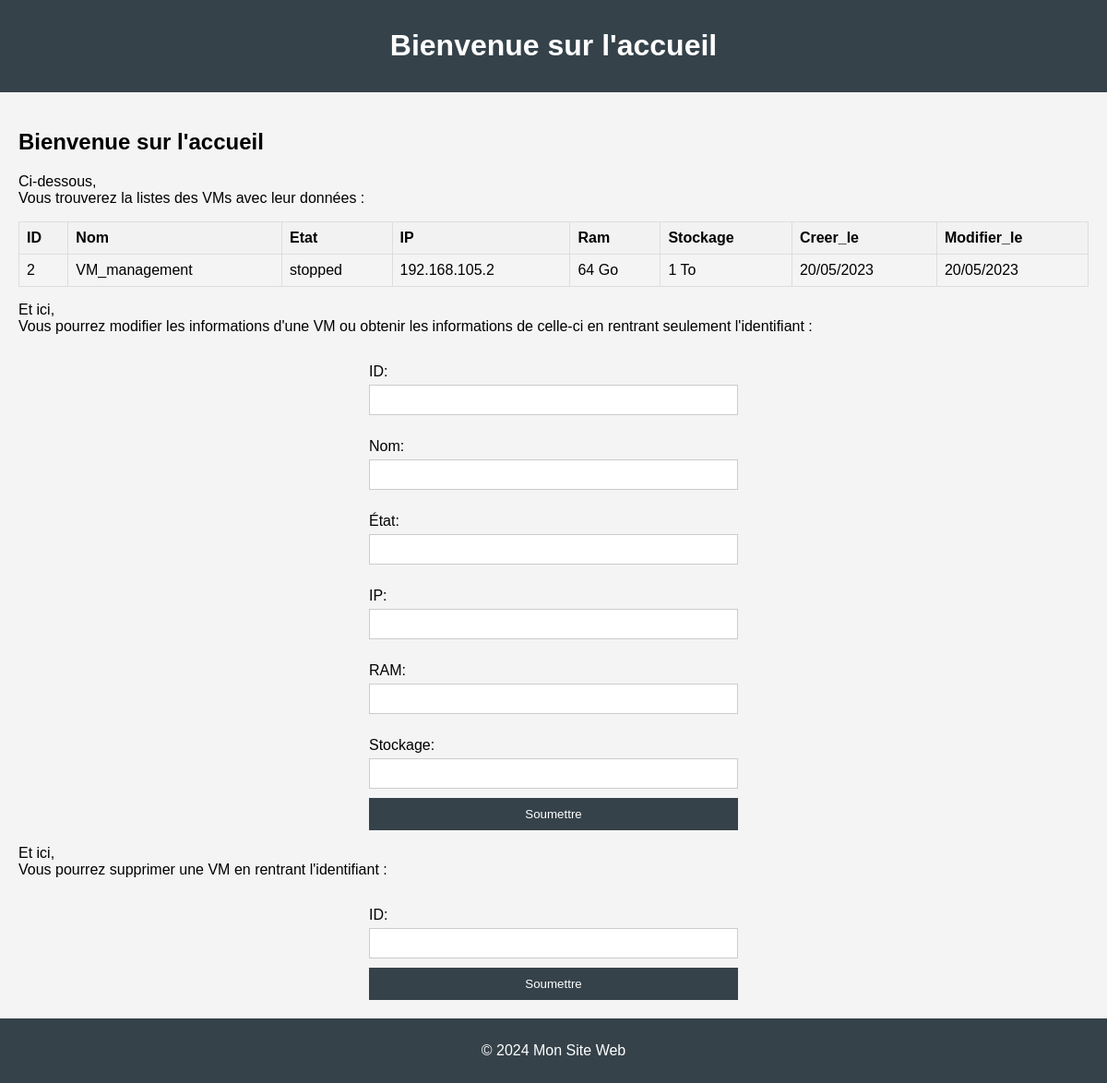
Screenshot of /VMs/2 with the database file from the repository.
### tables this page shows
CREATE TABLE VM (
                    id INTEGER PRIMARY KEY AUTOINCREMENT, 
                    nom TEXT, 
                    etat TEXT, 
                    ip_addr TEXT, 
                    ram TEXT, 
                    stockage TEXT, 
                    creer_le TEXT, 
                    modifier_le TEXT);

### back.py (the view, shortened to what this page needs)
@app.route("/VMs/<id>", methods=["GET","POST"])
def VM(id):
    cur, conn = cursor()
    if request.method == "GET" :
        liste_VMs = cur.execute("SELECT * FROM VM WHERE id = ?", (id,)).fetchall()
        return render_template("VM.html.j2", liste=liste_VMs)
    else:
        return "ERREUR"+str(id)

### back.py (called while the page is built)
def cursor():
    conn = sqlite3.connect("./code/back/VM.db")
    cur = conn.cursor()
    return cur, conn

### templates/VM.html.j2 (shortened to what this page needs)
<!DOCTYPE html>
<html lang="fr">
    <head>
    </head>
    <body>
        <header>
            <h1>Bienvenue sur l'accueil</h1>
        </header>
        <main>
            <h2>Bienvenue sur l'accueil</h2>
            <p>
                Ci-dessous,<br>
                Vous trouverez la listes des VMs avec leur données :
            </p>
            <table>
                <thead>
                    <tr>
                        <th>ID</th>
                        <th>Nom</th>
                        <th>Etat</th>
                        <th>IP</th>
                        <th>Ram</th>
                        <th>Stockage</th>
                        <th>Creer_le</th>
                        <th>Modifier_le</th>
                    </tr>
                </thead>
                <tbody>
                    {% for VM in liste %}
                        <tr>
                            <td>{{ VM[0] }}</td>
                            <td>{{ VM[1] }}</td>
                            <td>{{ VM[2] }}</td>
                            <td>{{ VM[3] }}</td>
                            <td>{{ VM[4] }}</td>
                            <td>{{ VM[5] }}</td>
                            <td>{{ VM[6] }}</td>
                            <td>{{ VM[7] }}</td>
                        </tr>
                    {% endfor %}
                </tbody>
            </table>
            <p>
                Et ici,<br>
                Vous pourrez modifier les informations d'une VM ou obtenir les informations de celle-ci en rentrant seulement l'identifiant :
            </p>
            <form method="POST" action="/VMs/<id>">
                <label for="id">ID:</label>
                <input type="text" id="id" name="id" required>
                <label for="nom">Nom:</label>
                <input type="text" id="nom" name="nom">
                <label for="etat">État:</label>
                <input type="text" id="etat" name="etat">
                <label for="ip">IP:</label>
                <input type="text" id="ip" name="ip">
                <label for="ram">RAM:</label>
                <input type="text" id="ram" name="ram">
                <label for="stockage">Stockage:</label>
                <input type="text" id="stockage" name="stockage">
                <button type="submit">Soumettre</button>
            </form>
            <p>
                Et ici,<br>
                Vous pourrez supprimer une VM en rentrant l'identifiant :
            </p>
            <form method="POST" action="/VMs/delete/<id>">
                <label for="id">ID:</label>
                <input type="text" id="id" name="id" required>
                <button type="submit">Soumettre</button>
            </form>
        </main>
        <footer>
            <p>&copy; 2024 Mon Site Web</p>
        </footer>
    </body>
</html>

### templates/VM.html.j2 (style rules this page uses)
body { font-family: Arial, sans-serif; margin: 0; padding: 0; background-color: #f4f4f4; }
header { background: #35424a; color: #ffffff; padding: 10px 0; text-align: center; }
main { padding: 20px; }
footer { text-align: center; padding: 10px 0; background: #35424a; color: #ffffff; position: relative; bottom: 0; width: 100%; }
table { width: 100%; border-collapse: collapse; }
th, td { border: 1px solid #ddd; padding: 8px; text-align: left; }
th { background-color: #f2f2f2; }
form { max-width: 400px; margin: auto; display: flex; flex-direction: column; }
label { margin-bottom: 5px; margin-top: 15px; }
input { padding: 8px; margin-bottom: 10px; border: 1px solid #ccc; }
button { padding: 10px; background-color: #35424a; color: white; border: none; cursor: pointer; }

### rows the page displays
VM: id "2", nom "VM_management", etat "stopped", ip_addr "192.168.105.2", ram "64 Go", stockage "1 To", creer_le "20/05/2023", modifier_le "20/05/2023"
